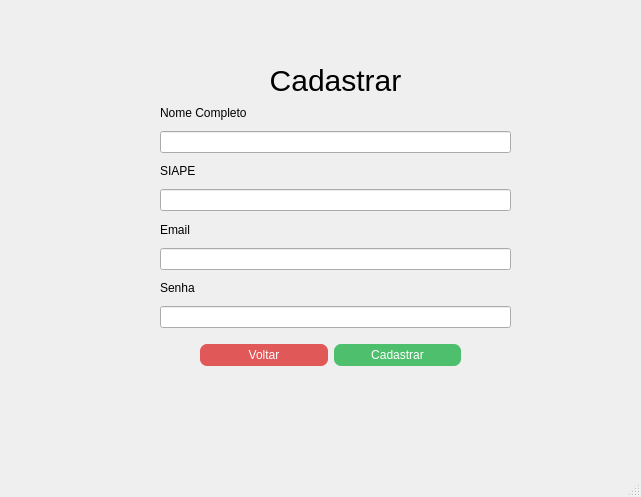
<?xml version="1.0" encoding="UTF-8"?>
<ui version="4.0">
 <class>MainWindow</class>
 <widget class="QMainWindow" name="MainWindow">
  <property name="geometry">
   <rect>
    <x>0</x>
    <y>0</y>
    <width>641</width>
    <height>497</height>
   </rect>
  </property>
  <property name="windowTitle">
   <string>MainWindow</string>
  </property>
  <widget class="QWidget" name="centralwidget">
   <widget class="QWidget" name="horizontalLayoutWidget_2">
    <property name="geometry">
     <rect>
      <x>200</x>
      <y>320</y>
      <width>261</width>
      <height>71</height>
     </rect>
    </property>
    <layout class="QHBoxLayout" name="horizontalLayout_2">
     <item>
      <widget class="QPushButton" name="pushButton">
       <property name="styleSheet">
        <string notr="true">background-color: #e05858;
border-radius: 7px;
padding: 4px;
color: white;</string>
       </property>
       <property name="text">
        <string>Voltar</string>
       </property>
      </widget>
     </item>
     <item>
      <widget class="QPushButton" name="pushButton_2">
       <property name="styleSheet">
        <string notr="true">background-color: #4ebf6d;
border-radius: 7px;
padding: 4px;
color: white;</string>
       </property>
       <property name="text">
        <string>Cadastrar</string>
       </property>
      </widget>
     </item>
    </layout>
   </widget>
   <widget class="QWidget" name="verticalLayoutWidget">
    <property name="geometry">
     <rect>
      <x>160</x>
      <y>100</y>
      <width>351</width>
      <height>228</height>
     </rect>
    </property>
    <layout class="QVBoxLayout" name="verticalLayout">
     <item>
      <widget class="QLabel" name="label_3">
       <property name="text">
        <string>Nome Completo</string>
       </property>
      </widget>
     </item>
     <item>
      <widget class="QLineEdit" name="lineEdit_3"/>
     </item>
     <item>
      <widget class="QLabel" name="label_5">
       <property name="text">
        <string>SIAPE</string>
       </property>
      </widget>
     </item>
     <item>
      <widget class="QLineEdit" name="lineEdit_4"/>
     </item>
     <item>
      <widget class="QLabel" name="label">
       <property name="text">
        <string>Email</string>
       </property>
      </widget>
     </item>
     <item>
      <widget class="QLineEdit" name="lineEdit"/>
     </item>
     <item>
      <widget class="QLabel" name="label_2">
       <property name="text">
        <string>Senha</string>
       </property>
      </widget>
     </item>
     <item>
      <widget class="QLineEdit" name="lineEdit_2"/>
     </item>
    </layout>
   </widget>
   <widget class="QLabel" name="label_4">
    <property name="geometry">
     <rect>
      <x>250</x>
      <y>60</y>
      <width>171</width>
      <height>41</height>
     </rect>
    </property>
    <property name="styleSheet">
     <string notr="true">font-size: 30px;</string>
    </property>
    <property name="text">
     <string>Cadastrar</string>
    </property>
    <property name="alignment">
     <set>Qt::AlignCenter</set>
    </property>
   </widget>
  </widget>
  <widget class="QMenuBar" name="menubar">
   <property name="geometry">
    <rect>
     <x>0</x>
     <y>0</y>
     <width>641</width>
     <height>23</height>
    </rect>
   </property>
  </widget>
  <widget class="QStatusBar" name="statusbar"/>
 </widget>
 <resources/>
 <connections/>
</ui>
